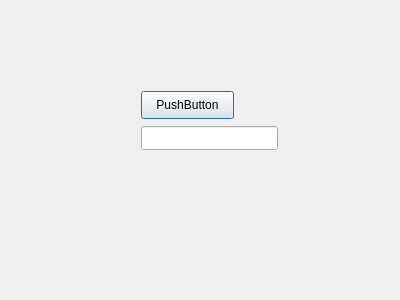
<?xml version="1.0" encoding="UTF-8"?>
<ui version="4.0">
 <class>Dialog</class>
 <widget class="QDialog" name="Dialog">
  <property name="geometry">
   <rect>
    <x>0</x>
    <y>0</y>
    <width>400</width>
    <height>300</height>
   </rect>
  </property>
  <property name="windowTitle">
   <string>Dialog</string>
  </property>
  <widget class="QLineEdit" name="lineEdit">
   <property name="geometry">
    <rect>
     <x>141</x>
     <y>126</y>
     <width>137</width>
     <height>24</height>
    </rect>
   </property>
  </widget>
  <widget class="QPushButton" name="pushButton">
   <property name="geometry">
    <rect>
     <x>141</x>
     <y>91</y>
     <width>93</width>
     <height>28</height>
    </rect>
   </property>
   <property name="text">
    <string>PushButton</string>
   </property>
  </widget>
 </widget>
 <resources/>
 <connections>
  <connection>
   <sender>pushButton</sender>
   <signal>clicked()</signal>
   <receiver>lineEdit</receiver>
   <slot>clear()</slot>
   <hints>
    <hint type="sourcelabel">
     <x>218</x>
     <y>168</y>
    </hint>
    <hint type="destinationlabel">
     <x>218</x>
     <y>97</y>
    </hint>
   </hints>
  </connection>
 </connections>
</ui>
